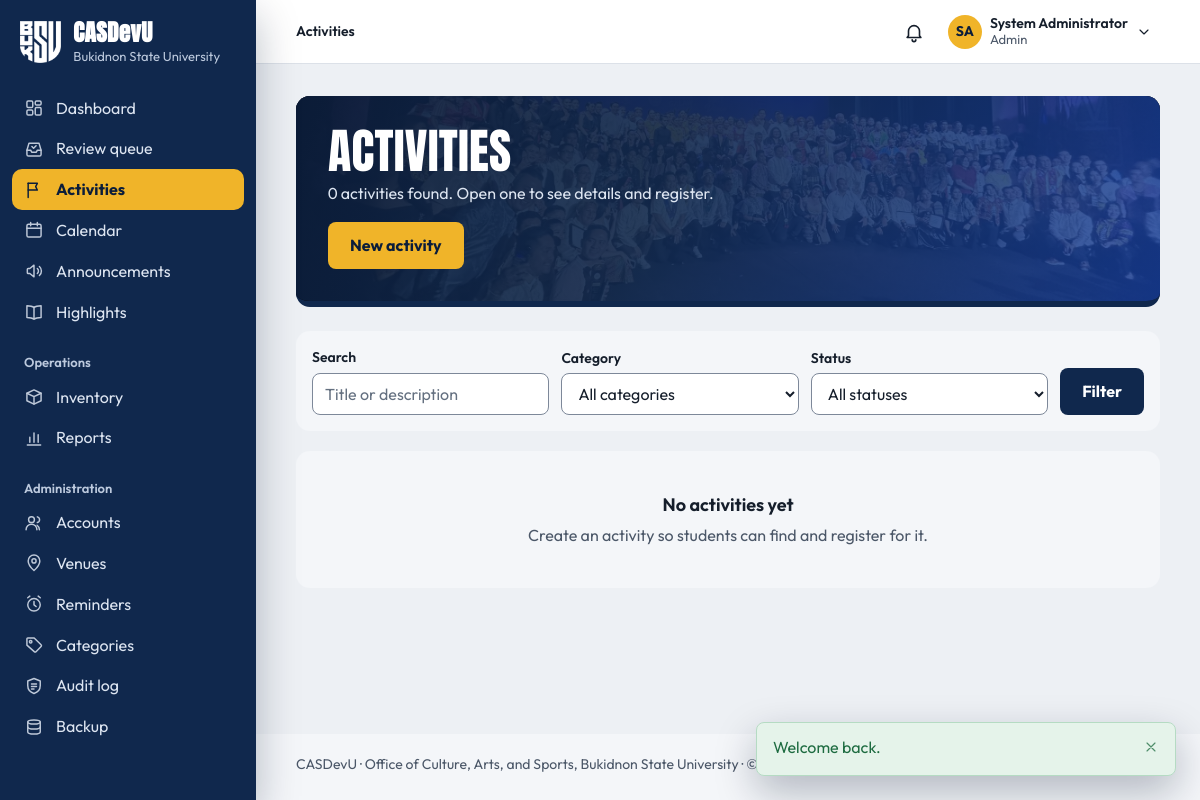
The page /activities/index.php (signed in) on the database its author committed.
### tables this page shows
CREATE TABLE settings (
    setting_key     VARCHAR(80) PRIMARY KEY,
    setting_value   TEXT NULL,
    description     VARCHAR(255) NULL,
    updated_at      TIMESTAMP NOT NULL DEFAULT CURRENT_TIMESTAMP
                        ON UPDATE CURRENT_TIMESTAMP
);

CREATE TABLE users (
    user_id         INT UNSIGNED AUTO_INCREMENT PRIMARY KEY,
    role_id         TINYINT UNSIGNED NOT NULL,

     
    email           VARCHAR(150) NOT NULL UNIQUE,    
    password_hash   VARCHAR(255) NOT NULL,           
     
    student_number  VARCHAR(30)  NULL UNIQUE,        
    first_name      VARCHAR(80)  NOT NULL,
    middle_name     VARCHAR(80)  NULL,
    last_name       VARCHAR(80)  NOT NULL,
    sex             ENUM('male','female','other') NULL,
    birth_date      DATE         NULL,
    contact_number  VARCHAR(30)  NULL,
    photo_path      VARCHAR(255) NULL,
    id_front_path   VARCHAR(255) NULL,               
    id_back_path    VARCHAR(255) NULL,               

     
    course_id       INT UNSIGNED     NULL,
    year_level_id   TINYINT UNSIGNED NULL,
    section         VARCHAR(20)      NULL,
     
    connection_note VARCHAR(500)     NULL,

     
    status          ENUM('pending','active','inactive','suspended')
                        NOT NULL DEFAULT 'pending',
    last_login_at   DATETIME NULL,
    created_at      TIMESTAMP NOT NULL DEFAULT CURRENT_TIMESTAMP,
    updated_at      TIMESTAMP NOT NULL DEFAULT CURRENT_TIMESTAMP
                        ON UPDATE CURRENT_TIMESTAMP,

    CONSTRAINT fk_users_role       FOREIGN KEY (role_id)       REFERENCES roles(role_id),
    CONSTRAINT fk_users_course     FOREIGN KEY (course_id)     REFERENCES courses(course_id)
                                       ON DELETE SET NULL,
    CONSTRAINT fk_users_year_level FOREIGN KEY (year_level_id) REFERENCES year_levels(year_level_id)
                                       ON DELETE SET NULL,

    INDEX idx_users_role   (role_id),
    INDEX idx_users_status (status),
    INDEX idx_users_name   (last_name, first_name)
);

### public/activities/index.php (the view, shortened to what the rows shown need)
<?php
require_once __DIR__ . '/../../includes/bootstrap.php';
require_login();
$conditions = [];
$params     = [];
$where = $conditions === [] ? '' : ' WHERE ' . implode(' AND ', $conditions);
$total = (int) fetch_value("SELECT COUNT(*) FROM activities a$where", $params);
require __DIR__ . '/../../includes/layout/header.php';
?>
<div class="page-head photo-band"<?= photo_band_style('stage') ?>>
    <div>
        <h1>Activities</h1>
    </div>
</div>
<?php require __DIR__ . '/../../includes/layout/footer.php'; ?>

### includes/layout/header.php (shortened to what the rows shown need)
<?php
$user         = current_user();
$role         = current_role();
$attentionItems = $user ? attention_items() : [];
$reviewCount  = $user && can_review() ? review_counts()['total'] : 0;
$currentFile  = basename($_SERVER['SCRIPT_NAME']);
$currentDir   = basename(dirname($_SERVER['SCRIPT_NAME']));
$isStudent    = $role === 'student';
$navSection = match (true) {
    in_array($currentDir, ['public', ''], true) && $currentFile === 'index.php'   => 'dashboard',
    in_array($currentDir, ['public', ''], true) && $currentFile === 'review.php'  => 'review',
    $currentFile === 'notifications.php'                        => 'notifications',
    $currentFile === 'profile.php'                              => 'profile',
    $currentFile === 'settings.php'                             => 'settings',
    $currentFile === 'calendar.php'                             => 'calendar',
    $currentDir === 'activities'                                => 'activities',
    $currentDir === 'announcements'                             => 'announcements',
    $currentDir === 'highlights'                                => 'highlights',
    $currentDir === 'inventory' && $isStudent && in_array($currentFile, ['reservations.php', 'borrow.php'], true) => 'borrow-requests',
    $currentDir === 'inventory'                                 => 'inventory',
    $currentDir === 'reports'                                   => 'reports',
    $currentDir === 'admin'                                     => pathinfo($currentFile, PATHINFO_FILENAME),
    $currentDir === 'requirements' && $isStudent                => 'my-requirements',
    $currentDir === 'participation' && $isStudent               => 'my-activities',
    $currentDir === 'participation' || $currentDir === 'requirements' => 'activities',
    default                                                     => '',
};
$sections = [
    'dashboard'       => ['Dashboard', 'index.php'],
    'review'          => ['Review queue', 'review.php'],
    'notifications'   => ['Notifications', 'notifications.php'],
    'profile'         => ['My profile', 'profile.php'],
    'settings'        => ['Settings', 'settings.php'],
    'calendar'        => ['Calendar', 'activities/calendar.php'],
    'activities'      => ['Activities', 'activities/index.php'],
    'announcements'   => ['Announcements', 'announcements/index.php'],
    'highlights'      => ['Highlights', 'highlights/index.php'],
    'inventory'       => [$isStudent ? 'Costumes & equipment' : 'Inventory', 'inventory/index.php'],
    'reports'         => ['Reports', 'reports/index.php'],
    'my-activities'   => ['My activities', 'participation/my-activities.php'],
    'my-requirements' => ['My requirements', 'requirements/mine.php'],
    'borrow-requests' => ['My borrow requests', 'inventory/reservations.php'],
    'users'           => ['Accounts', 'admin/users.php'],
    'venues'          => ['Venues', 'admin/venues.php'],
    'reminders'       => ['Reminders', 'admin/reminders.php'],
    'categories'      => ['Categories', 'admin/categories.php'],
    'audit'           => ['Audit log', 'admin/audit.php'],
    'backup'          => ['Backup', 'admin/backup.php'],
];
function nav_link(string $section, string $href, string $label, string $navSection, int $count = 0, string $countLabel = 'waiting'): string
{
    $current = $section === $navSection ? ' aria-current="page"' : '';
    $badge   = $count > 0
        ? '<span class="nav-count" aria-label="' . $count . ' ' . e($countLabel) . '">' . ($count > 99 ? '99+' : $count) . '</span>'
        : '';
    return '<a class="nav-link" href="' . e(url($href)) . '"' . $current . '>'
         . icon($section === 'inventory' && current_role() === 'student' ? 'equipment' : $section, 'nav-icon')
         . '<span class="nav-label">' . e($label) . '</span>' . $badge . '</a>';
}
$initials = $user
    ? strtoupper(mb_substr((string) $user['first_name'], 0, 1) . mb_substr((string) $user['last_name'], 0, 1))
    : '';
?>
<!DOCTYPE html>
<html lang="en">
<head>
    <link rel="stylesheet" href="<?= asset('css/style.css') ?>">
</head>
<body>
<div class="app<?= $user ? '' : ' app-public' ?>">
<?php if ($user): ?>
    <aside class="sidebar" id="sidebar" aria-label="Main navigation">
        <div class="sidebar-brand">
            <a class="brand" href="<?= url('index.php') ?>">
                <img class="brand-logo" src="<?= asset('img/buksu-logo-white.png') ?>" alt="" width="126" height="128">
                <span class="brand-text">
                    <span class="brand-mark"><?= e(APP_NAME) ?></span>
                    <span class="brand-sub"><?= e(university_name()) ?></span>
                </span>
            </a>
        </div>
        <nav class="sidebar-nav" aria-label="Sections">
            <div class="nav-group">
                <?= nav_link('dashboard', 'index.php', 'Dashboard', $navSection) ?>
                <?php if ($isStudent): ?>
                    <?= nav_link('my-activities', 'participation/my-activities.php', 'My activities', $navSection) ?>
                    <?= nav_link('my-requirements', 'requirements/mine.php', 'My requirements', $navSection) ?>
                <?php elseif (can_review()): ?>
                    <?= nav_link('review', 'review.php', 'Review queue', $navSection, $reviewCount, 'waiting for review') ?>
                <?php endif; ?>
                <?= nav_link('activities', 'activities/index.php', 'Activities', $navSection) ?>
                <?= nav_link('calendar', 'activities/calendar.php', 'Calendar', $navSection) ?>
                <?= nav_link('announcements', 'announcements/index.php', 'Announcements', $navSection) ?>
                <?= nav_link('highlights', 'highlights/index.php', 'Highlights', $navSection) ?>
            </div>
            <?php if (has_role('staff', 'admin', 'coordinator')): ?>
                <div class="nav-group">
                    <p class="nav-group-title">Operations</p>
                    <?= nav_link('inventory', 'inventory/index.php', 'Inventory', $navSection) ?>
                    <?= nav_link('reports', 'reports/index.php', 'Reports', $navSection) ?>
                </div>
            <?php endif; ?>
            <?php if (has_role('staff', 'admin')): ?>
                <div class="nav-group">
                    <p class="nav-group-title">Administration</p>
                    <?= nav_link('users', 'admin/users.php', 'Accounts', $navSection) ?>
                    <?= nav_link('venues', 'admin/venues.php', 'Venues', $navSection) ?>
                    <?= nav_link('reminders', 'admin/reminders.php', 'Reminders', $navSection) ?>
                    <?php if (has_role('admin')): ?>
                        <?= nav_link('categories', 'admin/categories.php', 'Categories', $navSection) ?>
                        <?= nav_link('audit', 'admin/audit.php', 'Audit log', $navSection) ?>
                        <?= nav_link('backup', 'admin/backup.php', 'Backup', $navSection) ?>
                    <?php endif; ?>
                </div>
            <?php endif; ?>
        </nav>
    </aside>
<?php endif; ?>
<div class="main">
<?php if ($user): ?>
    <?php
    [$sectionLabel, $sectionHref] = $sections[$navSection] ?? ['', ''];
    $pageLabel  = (string) ($pageTitle ?? '');
    $isSectionHome = $sectionHref !== '' && str_ends_with($_SERVER['SCRIPT_NAME'], '/' . $sectionHref);
    ?>
    <header class="topbar">
        <nav class="breadcrumb" aria-label="Breadcrumb">
            <ol>
                <?php if ($sectionLabel !== '' && !$isSectionHome): ?>
                    <li><a href="<?= url($sectionHref) ?>"><?= e($sectionLabel) ?></a></li>
                    <li aria-current="page"><?= e($pageLabel) ?></li>
                <?php else: ?>
                    <li aria-current="page"><?= e($sectionLabel !== '' ? $sectionLabel : $pageLabel) ?></li>
                <?php endif; ?>
            </ol>
        </nav>
        <div class="topbar-actions">
            <?php require __DIR__ . '/notifications-menu.php'; ?>
            <details class="account-menu" data-menu>
                <summary class="account-trigger" aria-label="Account menu for <?= e(full_name($user)) ?>">
                    <?php if ($userPhotoUrl = user_photo_url($user)): ?>
                        <img class="account-initials" src="<?= e($userPhotoUrl) ?>" alt="" width="34" height="34">
                    <?php else: ?>
                        <span class="account-initials" aria-hidden="true"><?= e($initials) ?></span>
                    <?php endif; ?>
                    <span class="account-text">
                        <span class="account-name"><?= e(full_name($user)) ?></span>
                        <span class="account-role"><?= e(ucfirst((string) $role)) ?></span>
                    </span>
                    <?= icon('chevron-down', 'icon account-chevron') ?>
                </summary>
            </details>
        </div>
    </header>
<?php endif; ?>
<main class="page" id="main" tabindex="-1">

### includes/layout/footer.php
</main>
<footer class="footer">
    <p><?= e(APP_NAME) ?> · <?= e(office_name()) ?>, <?= e(university_name()) ?> · &copy; <?= date('Y') ?></p>
</footer>
</div>
</div>
</body>
</html>

### rows shown on the page
settings: setting_value "Bukidnon State University"
users: initials "SA", full_name($user) "System Administrator"
settings: setting_value "Office of Culture, Arts, and Sports"

### other values the page prints
APP_NAME "CASDevU"
$label "Dashboard Review queue Activities Calendar Announcements Highlights Inventory Reports Accounts Venues Reminders Categories Audit log Backup"
$sectionLabel !== '' ? $sectionLabel : $pageLabel "Activities"
$role "Admin"
$flashMessage['message'] "Welcome back."
$total "0"
university_name() "Bukidnon State University"
